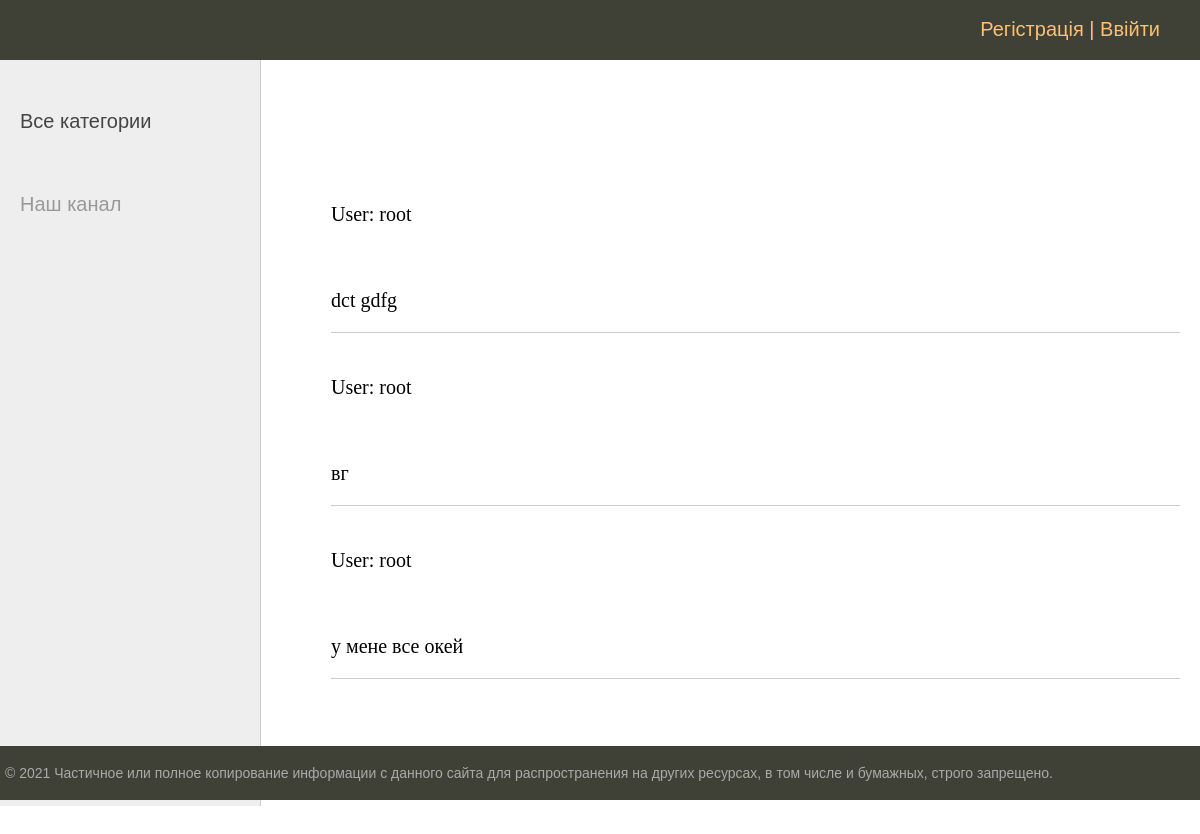
The page /read_answer/1/ on the database its author committed.
### men/models.py (models this page shows)
class Answer(models.Model):
    user = models.ForeignKey(User, on_delete=models.CASCADE)
    question = models.ForeignKey(Question, on_delete=models.CASCADE)
    answer_text = models.TextField(verbose_name='Відповідь')

### men/views.py (the view)
# urls.py: path('read_answer/<int:question_id>/', read_answer, name='read_answer'),
def read_answer(request, question_id):
    posts = Answer.objects.filter(question_id=question_id)
    context = {
        'posts': posts,
        'title': 'Пости',
    }
    return render(request, 'men/read_answer.html', context=context)

### men/templates/men/read_answer.html (shortened to what this page needs)
{% extends 'men/base.html' %}
{% block content %}
<ul class="list-articles">
	{% for p in posts %}
			<li>
    <br>
        <p>User: {{p.user}}</p>
    <br>
	{% autoescape on %}
        <p>{{p.answer_text|linebreaks}}</p>
	{% endautoescape %}
			</li>
	{% endfor %}
</ul>
{% endblock %}

### men/static/css/styles.css (style rules this page uses)
html, body { font-family: 'Arial'; margin: 0; padding: 0; height: 100%; width: 100%; color: #444; }
ul.list-articles { list-style: none; margin: 0; padding: 0; }
ul.list-articles li { border-bottom: 1px solid #ccc; }

### rows shown on the page
Answer: user "root", answer_text "dct gdfg"
Answer: user "root", answer_text "вг"
Answer: user "root", answer_text "у мене все окей"
